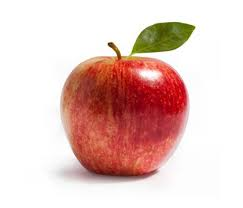
//> input picture ImageSample/apple.jpg, 243 x 208 px
$ ./differential_filter ../ImageSample/apple.jpg   (built with g++ and OpenCV 4)
//> lines starting //> are read from the running program, lines starting //| are printed output that depends on the picture
/**
 * @file differential_filter.cpp
 * @author your name (you@domain.com)
 * @brief 微分フィルタ
 * @version 0.1
 * @date 2021-06-17
 *
 * @copyright Copyright (c) 2021
 *
 */
#include <iostream>
#include <string>
#include <cmath>
#include <random>
#include <opencv2/opencv.hpp>
using namespace std;
using namespace cv;

int main(int argc, char** argv)
{
    try
    {
        if (argc < 2)
            throw ("few parameters.");

        // 画像読み込み
        Mat img_src;
        img_src = imread(argv[1], IMREAD_GRAYSCALE);
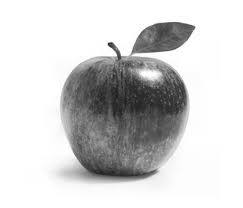
//> img_src: 208 rows x 243 cols, CV_8UC1; min 27, max 255, mean 209.9
        if (img_src.empty())
            throw ("failed open file.");

        // 画像準備
        Mat img_dst1, img_dst2, img_dst3, img_dst4, img_dst5, img_dst6, img_dst7;
        img_src.copyTo(img_dst1);
        img_src.copyTo(img_dst2);
        img_src.copyTo(img_dst3);
        img_src.copyTo(img_dst4);
        img_src.copyTo(img_dst5);
        img_src.copyTo(img_dst6);
        img_src.copyTo(img_dst7);

         // 微分オペレータによるエッジ検出
        double width_op1[3][3] = {
            { 0.0, 0.0, 0.0 },
            { 0.0, -1.0, 1.0 },
            { 0.0, 0.0, 0.0}
        };
        double height_op1[3][3] = {
            { 0.0, 1.0, 0.0 },
            { 0.0, -1.0, 0.0 },
            { 0.0, 0.0, 0.0}
        };
        double width_op2[3][3] = {
            { 0.0, 0.0, 0.0 },
            { -1.0, 1.0, 0.0 },
            { 0.0, 0.0, 0.0}
        };
        double height_op2[3][3] = {
            { 0.0, 0.0, 0.0 },
            { 0.0, 1.0, 0.0 },
            { 0.0, -1.0, 0.0}
        };
        double width_op3[3][3] = {
            { 0.0, 0.0, 0.0 },
            { -0.5, 0.0, 0.5 },
            { 0.0, 0.0, 0.0 }
        };
        double height_op3[3][3] = {
            { 0.0, 0.5, 0.0 },
            { 0.0, 0.0, 0.0 },
            { 0.0, -0.5, 0.0 }
        };

        // 面倒くさいのでフィルタが画像からはみ出る場合は、処理しない方針とする
        int k, l;
        int sum1, sum2, sum3, sum4, sum5, sum6, sum7;
        for (int y = 0; y < img_src.rows; ++y) {
            for (int x = 0; x < img_src.cols; ++x) {
                sum1 = sum2 = sum3 = sum4 = sum5 = sum6 = sum7;
                for (k = -1; k <=1; ++k) {
                    if (y+k<0) continue;
                    if (y+k>=img_src.rows) continue;
                    for (l = -1; l<=1; ++l) {
                        if (x+l<0) continue;
                        if (x+l>=img_src.cols) continue;

                        int tx = x+l;
                        int ty = y+k;

                        sum1 += img_src.data[ty*img_src.step + tx] * width_op1[k+1][l+1];
                        sum2 += img_src.data[ty*img_src.step + tx] * height_op1[k+1][l+1];
                        sum3 += img_src.data[ty*img_src.step + tx] * width_op2[k+1][l+1];
                        sum4 += img_src.data[ty*img_src.step + tx] * height_op2[k+1][l+1];
                        sum5 += img_src.data[ty*img_src.step + tx] * width_op3[k+1][l+1];
                        sum6 += img_src.data[ty*img_src.step + tx] * height_op3[k+1][l+1];
                        sum7 += sqrt(sum5*sum5 + sum6*sum6); // 上下の勾配の強さの和

                        if (sum1 < 0) sum1 = 0;
                        if (sum1 > 255) sum1 = 255;
                        if (sum2 < 0) sum2 = 0;
                        if (sum2 > 255) sum2 = 255;
                        if (sum3 < 0) sum3 = 0;
                        if (sum3 > 255) sum3 = 255;
                        if (sum4 < 0) sum4 = 0;
                        if (sum4 > 255) sum4 = 255;
                        if (sum5 < 0) sum5 = 0;
                        if (sum5 > 255) sum5 = 255;
                        if (sum6 < 0) sum6 = 0;
                        if (sum6 > 255) sum6 = 255;
                        if (sum7 < 0) sum7 = 0;
                        if (sum7 > 255) sum7 = 255;
                    }
                }
                // 計算結果を格納
                img_dst1.data[y*img_dst1.step + x] = sum1;
                img_dst2.data[y*img_dst2.step + x] = sum2;
                img_dst3.data[y*img_dst3.step + x] = sum3;
                img_dst4.data[y*img_dst4.step + x] = sum4;
                img_dst5.data[y*img_dst5.step + x] = sum5;
                img_dst6.data[y*img_dst6.step + x] = sum6;
                img_dst7.data[y*img_dst7.step + x] = sum7;
            }
        }
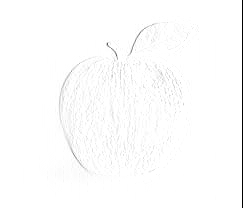
//> img_dst1: 208 rows x 243 cols, CV_8UC1; min 0, max 255, mean 252.4
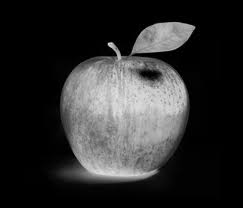
//> img_dst2: 208 rows x 243 cols, CV_8UC1; min 0, max 228, mean 45.1
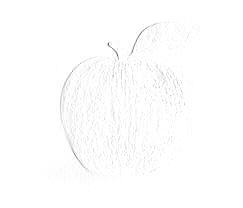
//> img_dst3: 208 rows x 243 cols, CV_8UC1; min 88, max 255, mean 253.4
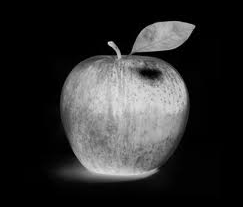
//> img_dst4: 208 rows x 243 cols, CV_8UC1; min 0, max 255, mean 46.3
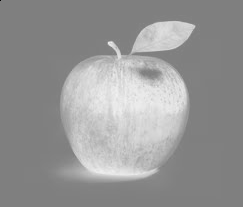
//> img_dst6: 208 rows x 243 cols, CV_8UC1; min 0, max 255, mean 150.3
//> img_dst7: 208 rows x 243 cols, CV_8UC1; every value is 255
//> after the loop, sum1 = 0; sum2 = 0; sum3 = 255; sum4 = 255; sum5 = 127; sum6 = 255; sum7 = 255
        imshow("img_dst1", img_dst1);
        imshow("img_dst2", img_dst2);
        imshow("img_dst3", img_dst3);
        imshow("img_dst4", img_dst4);
        imshow("img_dst5", img_dst5);
        imshow("img_dst6", img_dst6);
        imshow("img_dst7", img_dst7);


        waitKey(0);
    }
    catch (const char* str)
    {
        cerr << str << endl;
    }
    return 0;
}
